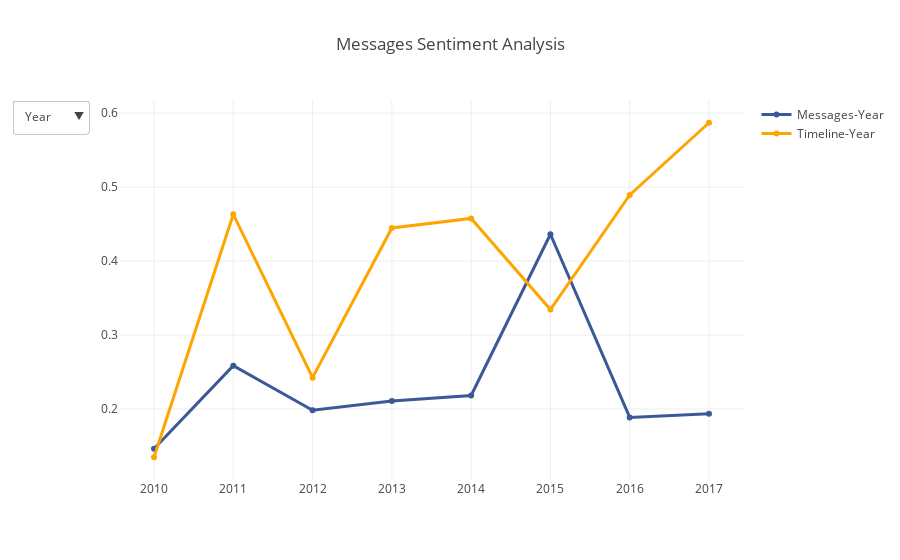

The notebook cell saved with this chart:
### Code cell
getDropDownChart(messages, timeline)

### Figure 1 — Plotly figure (JSON) as saved in the notebook; plotly's stock layout.template omitted (floating-point values rounded to 4 significant figures)
{"data": [{"line": {"color": "#3b5998", "width": 3}, "name": "Messages-Year", "type": "scatter", "visible": true, "x": [2010, 2011, 2012, 2013, 2014, 2015, 2016, 2017], "y": [0.1461, 0.2585, 0.1983, 0.2107, 0.2183, 0.4362, 0.1885, 0.1936, 0.204]}, {"line": {"color": "#FFA500", "width": 3}, "name": "Timeline-Year", "type": "scatter", "visible": true, "x": [2010, 2011, 2012, 2013, 2014, 2015, 2016, 2017], "y": [0.1347, 0.4633, 0.2423, 0.4447, 0.4577, 0.3344, 0.4894, 0.587, 0.4781]}, {"line": {"color": "#3b5998", "width": 3}, "name": "Messages-Month", "type": "scatter", "visible": false, "x": [1, 2, 3, 4, 5, 6, 7, 8, 9, 10, 11, 12], "y": [0.2646, 0.1996, 0.2189, 0.189, 0.1233, 0.2324, 0.2118, 0.1726, 0.2344, 0.1671, 0.1926, 0.2215]}, {"line": {"color": "#FFA500", "width": 3}, "name": "Timeline-Month", "type": "scatter", "visible": false, "x": [1, 2, 3, 4, 5, 6, 7, 8, 9, 10, 11, 12], "y": [0.4216, 0.1703, 0.07762, 0.3493, 0.2537, 0.206, 0.2637, 0.2846, 0.5221, 0.2726, 0.6038, 0.3265]}, {"line": {"color": "#3b5998", "width": 3}, "name": "Messages-Day", "type": "scatter", "visible": false, "x": [1, 2, 3, 4, 5, 6, 7, 8, 9, 10, 11, 12, 13, 14, 15, 16, 17, 18, 19, 20, 21, 22, 23, 24, 25, 26, 27, 28, 29, 30, 31], "y": [0.1724, 0.2884, 0.172, 0.2143, 0.195, 0.1985, 0.2693, 0.2004, 0.1769, 0.2241, 0.2289, 0.1865, 0.2239, 0.1777, 0.2301, 0.2144, 0.177, 0.2155, 0.2216, 0.1931, 0.1708, 0.141, 0.2211, 0.1759, 0.1411, 0.2047, 0.2261, 0.1747, 0.2542, 0.2121, 0.1768]}, {"line": {"color": "#FFA500", "width": 3}, "name": "Timeline-Day", "type": "scatter", "visible": false, "x": [1, 2, 3, 4, 5, 6, 7, 8, 9, 10, 11, 12, 13, 14, 15, 16, 17, 18, 19, 20, 21, 22, 23, 24, 25, 26, 27, 28, 29, 30, 31], "y": [0.2457, 0.1804, 0.4042, 0.2503, 0.241, 0.3673, 0.3238, 0.197, 0.3851, 0.2901, 0.5628, 0.4034, 0.4833, 0.4942, 0.3015, 0.4132, 0.4077, 0.3795, 0.2892, 0.3294, 0.3482, 0.1402, -0.01319, 0.3089, 0.3152, 0.1376, 0.3366, 0.5662, 0.2659, 0.2826, 0.3192]}], "layout": {"title": "Messages Sentiment Analysis", "updatemenus": [{"buttons": [{"args": ["visible", [true, true, false, false, false, false]], "label": "Year", "method": "restyle"}, {"args": ["visible", [false, false, true, true, false, false]], "label": "Month", "method": "restyle"}, {"args": ["visible", [false, false, false, false, true, true]], "label": "Day", "method": "restyle"}], "x": -0.05, "y": 1, "yanchor": "top"}]}}
